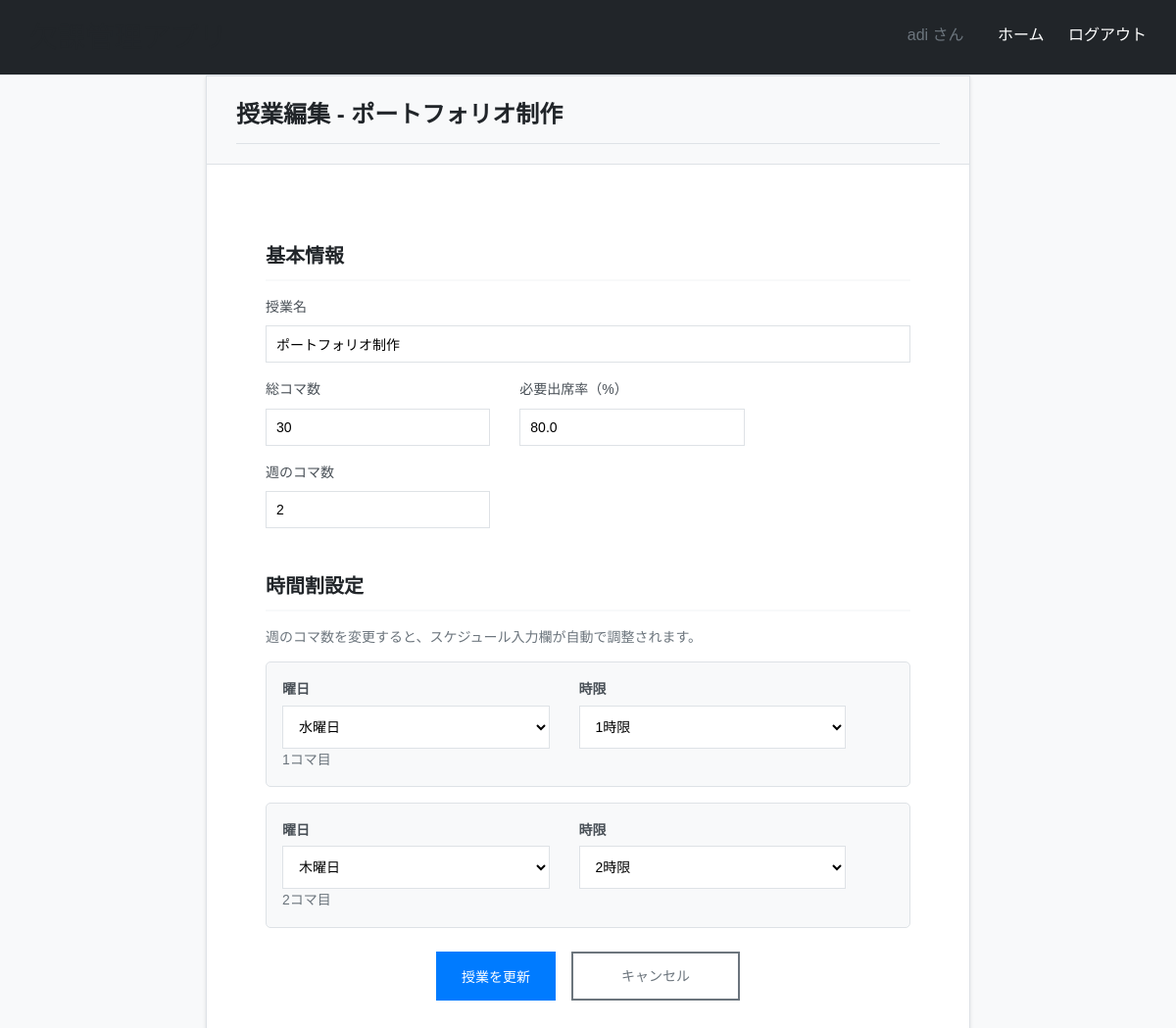
The page /course/7/edit/ (signed in) on the database its author committed.
### sabotage_app/models.py (models this page shows, shortened)
class Course(models.Model):
    user = models.ForeignKey(User, on_delete=models.CASCADE)
    name = models.CharField(max_length=100, verbose_name="授業名")
    total_time_block = models.IntegerField(verbose_name="総コマ数")
    need_percent = models.FloatField(validators=[MinValueValidator(0), MaxValueValidator(100)], verbose_name="必要出席率")
    created_at = models.DateTimeField(auto_now_add=True)
    updated_at = models.DateTimeField(auto_now=True)
    class Meta:
        ordering = ['name']

### sabotage_app/views.py (the view, shortened to what this page needs)
@method_decorator(login_required, name='dispatch')
class CourseEditView(View):
    def get(self, request, course_id):
        course = get_object_or_404(Course, id=course_id, user=request.user)
        course_form = CourseForm(instance=course)
        schedules = CourseSchedule.objects.filter(course=course).order_by('id')
        course_form.fields['weekly_classes'].initial = schedules.count()
        schedule_form = CourseScheduleForm()
        context = {
            'course_form': course_form,
            'schedule_form': schedule_form,
            'course': course,
            'schedules': schedules,
            'is_edit': True
        }
        return render(request, 'sabotage_app/course_edit.html', context)

### sabotage_app/forms.py
class CourseScheduleForm(forms.ModelForm):
    class Meta:
        model = CourseSchedule
        fields = ['weekday', 'period']
        labels = {
            'weekday': '曜日',
            'period': '時限'
        }
        widgets = {
            'weekday': forms.Select(attrs={
                'class': 'form-control'
            }),
            'period': forms.Select(attrs={
                'class': 'form-control'
            })
        }
    def __init__(self, *args, **kwargs):
        super().__init__(*args, **kwargs)
        for field in self.fields.values():
            field.widget.attrs['style'] = 'width: 100%; padding: 10px; border: 1px solid #dee2e6; border-radius: 0px; font-size: 14px; box-sizing: border-box;'

### templates/sabotage_app/course_edit.html (shortened to what this page needs)
{% extends 'sabotage_app/base.html' %}
{% block content %}
<div class="container">
    <div class="row justify-content-center">
        <div class="col-md-8">
            <div class="card">
                <div class="card-header">
                    <h2>授業編集 - {{ course.name }}</h2>
                </div>
                <div class="card-body">
                    <form method="post" id="courseEditForm">
                        <div class="mb-4">
                            <h4>基本情報</h4>
                            <div class="form-group mb-3">
                                <label for="{{ course_form.name.id_for_label }}" class="form-label">{{ course_form.name.label }}</label>
                                {{ course_form.name }}
                            </div>
                            <div class="row">
                                <div class="col-md-4">
                                    <div class="form-group mb-3">
                                        <label for="{{ course_form.total_time_block.id_for_label }}" class="form-label">{{ course_form.total_time_block.label }}</label>
                                        {{ course_form.total_time_block }}
                                    </div>
                                </div>
                                <div class="col-md-4">
                                    <div class="form-group mb-3">
                                        <label for="{{ course_form.need_percent.id_for_label }}" class="form-label">{{ course_form.need_percent.label }}</label>
                                        {{ course_form.need_percent }}
                                    </div>
                                </div>
                                <div class="col-md-4">
                                    <div class="form-group mb-3">
                                        <label for="{{ course_form.weekly_classes.id_for_label }}" class="form-label">{{ course_form.weekly_classes.label }}</label>
                                        {{ course_form.weekly_classes }}
                                    </div>
                                </div>
                            </div>
                        </div>
                        <div class="mb-4">
                            <h4>時間割設定</h4>
                            <p class="text-muted">週のコマ数を変更すると、スケジュール入力欄が自動で調整されます。</p>
                            <div id="scheduleContainer">
                                {% for schedule in schedules %}
                                <div class="schedule-item mb-3 p-3" style="background-color: #f8f9fa; border-radius: 5px; border: 1px solid #dee2e6;">
                                </div>
                                {% endfor %}
                            </div>
                        </div>
                        <div class="form-group d-flex gap-3 justify-content-center mt-4">
                            <button type="submit" class="btn btn-primary">授業を更新</button>
                            <a href="{% url 'course_detail' course.id %}" class="btn btn-secondary">キャンセル</a>
                        </div>
                    </form>
                </div>
            </div>
        </div>
    </div>
</div>
{% endblock %}

### templates/sabotage_app/base.html (shortened to what this page needs)
<!DOCTYPE html>
<html lang="ja">
<head>
</head>
<body>
    <div class="header clearfix">
        <h1>欠課管理アプリ</h1>
        <div class="nav">
            {% if user.is_authenticated %}
                <span>{{ user.username }} さん</span>
                <a href="{% url 'index' %}">ホーム</a>
                <a href="{% url 'logout' %}">ログアウト</a>
            {% else %}
                <a href="{% url 'login' %}">ログイン</a>
                <a href="{% url 'signup' %}">新規登録</a>
            {% endif %}
        </div>
    </div>
    <div class="container">
        {% block content %}
        {% endblock %}
    </div>
</body>
</html>

### templates/sabotage_app/course_edit.html (style rules this page uses)
.form-control { width: 100%; padding: 12px; border: 1px solid #dee2e6; border-radius: 0px; font-size: 14px; background-color: #ffffff; transition: border-color 0.3s ease, box-shadow 0.3s ease; box-sizing: border-box; }
.btn { padding: 12px 24px; border: 2px solid; border-radius: 0px; cursor: pointer; text-decoration: none; display: inline-block; font-weight: 500; font-size: 14px; transition: all 0.3s ease; text-align: center; min-width: 120px; }
.btn-primary { background-color: #007bff; color: #ffffff; border-color: #007bff; }
.btn-secondary { background-color: #ffffff; color: #6c757d; border-color: #6c757d; }
.d-flex { display: flex; }
.gap-3 { gap: 1rem; }
.justify-content-center { justify-content: center; }
.mt-4 { margin-top: 1.5rem; }
.mb-3 { margin-bottom: 1rem; }
.mb-4 { margin-bottom: 1.5rem; }
.row { display: flex; flex-wrap: wrap; margin: 0 -15px; }
.col-md-4 { flex: 0 0 33.333333%; max-width: 33.333333%; padding: 0 15px; }
.col-md-8 { flex: 0 0 66.666667%; max-width: 66.666667%; padding: 0 15px; }
.container { max-width: 1200px; margin: 0 auto; padding: 0 15px; }
.card { background-color: #ffffff; border: 1px solid #dee2e6; border-radius: 0px; box-shadow: 0 2px 4px rgba(0,0,0,0.1); }
.card-header { background-color: #f8f9fa; border-bottom: 1px solid #dee2e6; padding: 20px 30px; margin: -30px -30px 20px -30px; }
.card-header h2 { margin: 0; color: #212529; font-size: 1.5rem; font-weight: 600; }
.card-body { padding: 30px; }
.form-label { font-weight: 600; margin-bottom: 5px; display: block; color: #495057; font-size: 14px; }
h4 { color: #212529; font-size: 1.25rem; font-weight: 600; margin-bottom: 15px; padding-bottom: 8px; border-bottom: 2px solid #f8f9fa; }
.text-muted { color: #6c757d !important; font-size: 0.875rem; }

### rows shown on the page
Course: name "ポートフォリオ制作", total_time_block "30", need_percent "80.0"

### other values the page prints
{{ user.username }} "adi"
{{ course_form.name.label }} "授業名"
{{ course_form.total_time_block.label }} "総コマ数"
{{ course_form.need_percent.label }} "必要出席率（%）"
{{ course_form.weekly_classes.label }} "週のコマ数"
